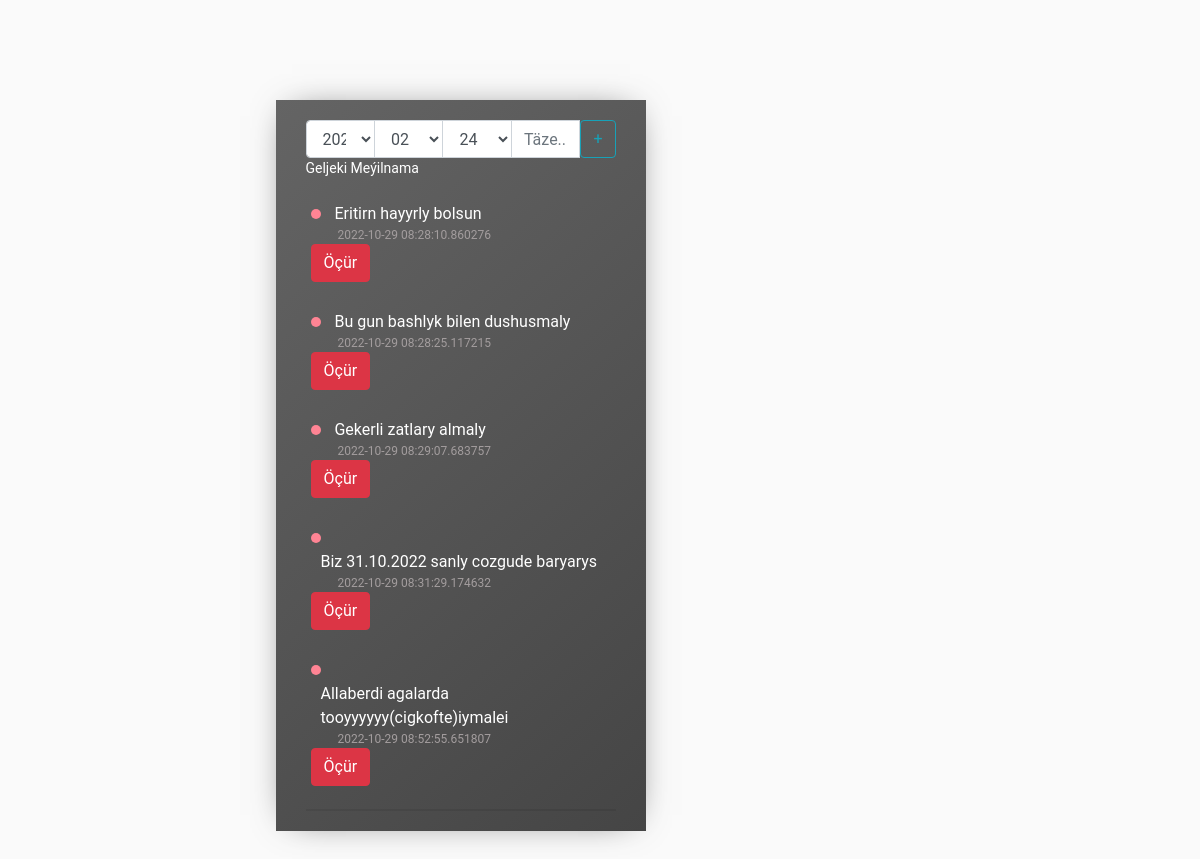
Page /to_do on the committed database.
### mirror.py (models this page shows, shortened)
class Todo(db.Model):
	id = db.Column('id', db.Integer, nullable = False, primary_key=True)
	task = db.Column('task', db.String, nullable = False)
	date = db.Column(db.DateTime, nullable = False, default=datetime.utcnow)
	on_date = db.Column(db.String, nullable = False)

### mirror.py (the view)
@app.route('/to_do', methods=['GET', 'POST'])
def to_do():
	tasks = Todo.query.all()
	now = datetime.now()
	yy = now.strftime("%Y")
	mm = now.strftime("%m")
	dd = now.strftime("%d")
	templateData = {
	'this_year' : yy,
	'this_month' : mm,
	'this_day' : dd
	}
	return render_template('task_layout.html', tasks=tasks, **templateData)

### templates/task_layout.html (shortened to what this page needs)
<!DOCTYPE html>
<html lang="en">
<head>
<link href="/static/css/bootstrap.min.css" rel="stylesheet">
</head>
<body translate="no">
<div class="container">
<div class="calendar dark">
  <div class="calendar_header">
    <form method="POST" action="/add">
    <div class="input-group">
      <select class="form-control" name="year">
        <option selected>{{this_year}}</option>
      </select>
      <select class="form-control" name="month">
        <option selected>{{this_month}}</option>
      </select>
      <select class="form-control" name="day">
        <option selected>{{this_day}}</option>
      </select>
      <input type="text" class="form-control" name="task" placeholder="Täze..">
          <input type='submit' class="btn btn-outline-info" value="+">
    </div>
  </form>
<div class="calendar_events">
<p class="ce_title">Geljeki Meýilnama</p>
{% for task in tasks %}
    <div class="event_item">
      <div class="ei_Dot dot_active"></div>
      <div class="ei_Title">{{task.task}}</div>
      <div class="ei_Copy">{{task.date}}</div>
      <form method="POST" action="./delete">
        <input type="submit" class="btn btn-danger" value="Öçür">
      </form>
    </div>
{% endfor %}
</div>
</div>
</div>
</body>
</html>

### templates/task_layout.html (style rules this page uses)
* { box-sizing: border-box; }
body { background-color: #fafafa; }
.container { margin: 100px auto; width: 809px; }
.dark { margin-left: 65px; }
.calendar { width: 370px; box-shadow: 0px 0px 35px -16px rgba(0, 0, 0, 0.75); font-family: 'Roboto', sans-serif; padding: 20px 30px; color: #363b41; display: inline-block; }
.calendar_header { border-bottom: 2px solid rgba(0, 0, 0, 0.08); }
.calendar_events { color: #A39D9E; }
.ce_title { font-size: 14px; }
.event_item { margin: 18px 0; padding: 5px; cursor: pointer; }
.ei_Dot, .ei_Title { display: inline-block; }
.ei_Dot { border-radius: 50%; width: 10px; height: 10px; background-color: #A39D9E; box-shadow: 0px 0px 52px -18px rgba(0, 0, 0, 0.75); }
.dot_active { background-color: #FF8494; }
.ei_Title { margin-left: 10px; color: #363b41; }
.ei_Copy { font-size: 12px; margin-left: 27px; }
.dark { background-image: linear-gradient(-222deg, #646464, #454545); color: #fff; }
.dark .header_title, .dark .ei_Title, .dark .ce_title { color: #fff; }

### rows in the picture
Todo: task "Eritirn hayyrly bolsun", date "2022-10-29 08:28:10.860276"
Todo: task "Bu gun bashlyk bilen dushusmaly", date "2022-10-29 08:28:25.117215"
Todo: task "Gekerli zatlary almaly", date "2022-10-29 08:29:07.683757"
Todo: task "Biz 31.10.2022 sanly cozgude baryarys", date "2022-10-29 08:31:29.174632"
Todo: task "Allaberdi agalarda tooyyyyyy(cigkofte)iymalei", date "2022-10-29 08:52:55.651807"

### other values in the picture
form field year "2024"
form field month "02"
form field day "24"
